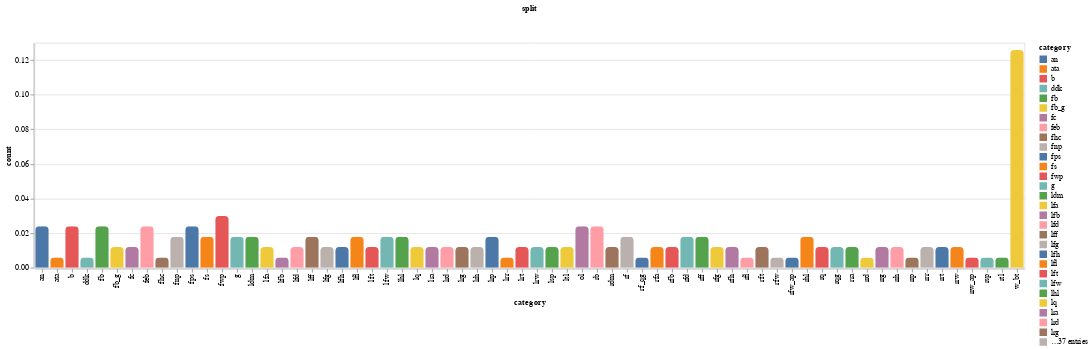

Write notebook code for a chart like this one.
### Code cell
seg_dataset.show_distribution()

### Figure 1 — Vega-Lite specification as saved in the notebook (floating-point values rounded to 4 significant figures)
{"config": {"view": {"continuousWidth": 300, "continuousHeight": 300}}, "data": {"name": "data-6342985c88edc04bd69495a3fc10e051"}, "mark": {"type": "bar", "cornerRadiusTopLeft": 5, "cornerRadiusTopRight": 5}, "encoding": {"color": {"field": "category", "type": "nominal"}, "column": {"field": "split", "type": "nominal"}, "x": {"field": "category", "type": "ordinal"}, "y": {"field": "count", "type": "quantitative"}}, "$schema": "https://vega.github.io/schema/vega-lite/v5.20.1.json", "datasets": {"data-6342985c88edc04bd69495a3fc10e051": [{"split": "", "category": "an", "count": 0.02395}, {"split": "", "category": "ata", "count": 0.005988}, {"split": "", "category": "b", "count": 0.02395}, {"split": "", "category": "ddk", "count": 0.005988}, {"split": "", "category": "fb", "count": 0.02395}, {"split": "", "category": "fb_g", "count": 0.01198}, {"split": "", "category": "fc", "count": 0.01198}, {"split": "", "category": "feb", "count": 0.02395}, {"split": "", "category": "fhc", "count": 0.005988}, {"split": "", "category": "fnp", "count": 0.01796}, {"split": "", "category": "fps", "count": 0.02395}, {"split": "", "category": "fs", "count": 0.01796}, {"split": "", "category": "fwp", "count": 0.02994}, {"split": "", "category": "g", "count": 0.01796}, {"split": "", "category": "ldm", "count": 0.01796}, {"split": "", "category": "lfa", "count": 0.01198}, {"split": "", "category": "lfb", "count": 0.005988}, {"split": "", "category": "lfd", "count": 0.01198}, {"split": "", "category": "lff", "count": 0.01796}, {"split": "", "category": "lfg", "count": 0.01198}, {"split": "", "category": "lfh", "count": 0.01198}, {"split": "", "category": "lfl", "count": 0.01796}, {"split": "", "category": "lft", "count": 0.01198}, {"split": "", "category": "lfw", "count": 0.01796}, {"split": "", "category": "lhl", "count": 0.01796}, {"split": "", "category": "lq", "count": 0.01198}, {"split": "", "category": "lra", "count": 0.01198}, {"split": "", "category": "lrd", "count": 0.01198}, {"split": "", "category": "lrg", "count": 0.01198}, {"split": "", "category": "lrh", "count": 0.01198}, {"split": "", "category": "lrp", "count": 0.01796}, {"split": "", "category": "lrr", "count": 0.005988}, {"split": "", "category": "lrt", "count": 0.01198}, {"split": "", "category": "lrw", "count": 0.01198}, {"split": "", "category": "lsp", "count": 0.01198}, {"split": "", "category": "ltl", "count": 0.01198}, {"split": "", "category": "ol", "count": 0.02395}, {"split": "", "category": "rb", "count": 0.02395}, {"split": "", "category": "rdm", "count": 0.01198}, {"split": "", "category": "rf", "count": 0.01796}, {"split": "", "category": "rf_qg", "count": 0.005988}, {"split": "", "category": "rfa", "count": 0.01198}, {"split": "", "category": "rfb", "count": 0.01198}, {"split": "", "category": "rfd", "count": 0.01796}, {"split": "", "category": "rff", "count": 0.01796}, {"split": "", "category": "rfg", "count": 0.01198}, {"split": "", "category": "rfh", "count": 0.01198}, {"split": "", "category": "rfl", "count": 0.005988}, {"split": "", "category": "rft", "count": 0.01198}, {"split": "", "category": "rfw", "count": 0.005988}, {"split": "", "category": "rfw_ap", "count": 0.005988}, {"split": "", "category": "rhl", "count": 0.01796}, {"split": "", "category": "rq", "count": 0.01198}, {"split": "", "category": "rqg", "count": 0.01198}, {"split": "", "category": "rra", "count": 0.01198}, {"split": "", "category": "rrd", "count": 0.005988}, {"split": "", "category": "rrg", "count": 0.01198}, {"split": "", "category": "rrh", "count": 0.01198}, {"split": "", "category": "rrp", "count": 0.005988}, {"split": "", "category": "rrr", "count": 0.01198}, {"split": "", "category": "rrt", "count": 0.01198}, {"split": "", "category": "rrw", "count": 0.01198}, {"split": "", "category": "rrw_ap", "count": 0.005988}, {"split": "", "category": "rsp", "count": 0.005988}, {"split": "", "category": "rtl", "count": 0.005988}, {"split": "", "category": "w_bt", "count": 0.1257}]}}
